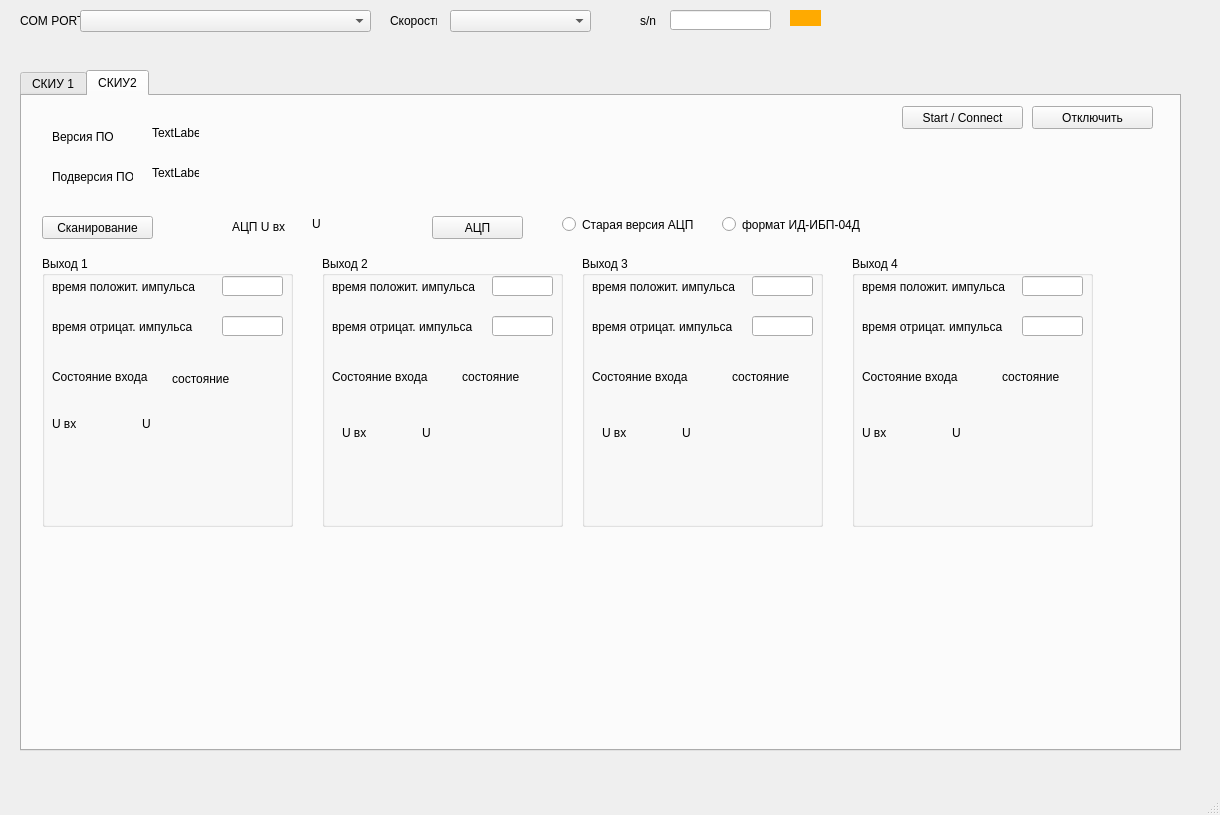
<?xml version="1.0" encoding="UTF-8"?>
<ui version="4.0">
 <class>MainWindow</class>
 <widget class="QMainWindow" name="MainWindow">
  <property name="geometry">
   <rect>
    <x>0</x>
    <y>0</y>
    <width>1220</width>
    <height>815</height>
   </rect>
  </property>
  <property name="windowTitle">
   <string>MainWindow</string>
  </property>
  <widget class="QWidget" name="centralwidget">
   <widget class="QTabWidget" name="tabWidget">
    <property name="geometry">
     <rect>
      <x>20</x>
      <y>70</y>
      <width>1161</width>
      <height>681</height>
     </rect>
    </property>
    <property name="currentIndex">
     <number>1</number>
    </property>
    <widget class="QWidget" name="skiu1">
     <attribute name="title">
      <string>СКИУ 1</string>
     </attribute>
     <widget class="QPushButton" name="connect_btn">
      <property name="geometry">
       <rect>
        <x>10</x>
        <y>140</y>
        <width>121</width>
        <height>23</height>
       </rect>
      </property>
      <property name="text">
       <string>Start / Connect</string>
      </property>
     </widget>
     <widget class="QPushButton" name="close_btn">
      <property name="geometry">
       <rect>
        <x>10</x>
        <y>180</y>
        <width>121</width>
        <height>23</height>
       </rect>
      </property>
      <property name="text">
       <string>Отключится</string>
      </property>
     </widget>
     <widget class="QPushButton" name="send_btn">
      <property name="geometry">
       <rect>
        <x>630</x>
        <y>160</y>
        <width>121</width>
        <height>23</height>
       </rect>
      </property>
      <property name="text">
       <string>Отправить</string>
      </property>
     </widget>
     <widget class="QPushButton" name="btn1">
      <property name="geometry">
       <rect>
        <x>20</x>
        <y>250</y>
        <width>75</width>
        <height>23</height>
       </rect>
      </property>
      <property name="text">
       <string>1</string>
      </property>
     </widget>
     <widget class="QPushButton" name="btn2">
      <property name="geometry">
       <rect>
        <x>20</x>
        <y>290</y>
        <width>75</width>
        <height>23</height>
       </rect>
      </property>
      <property name="text">
       <string>2</string>
      </property>
     </widget>
     <widget class="QPushButton" name="btn3">
      <property name="geometry">
       <rect>
        <x>20</x>
        <y>330</y>
        <width>75</width>
        <height>23</height>
       </rect>
      </property>
      <property name="text">
       <string>3</string>
      </property>
     </widget>
     <widget class="QPushButton" name="btn4">
      <property name="geometry">
       <rect>
        <x>20</x>
        <y>370</y>
        <width>75</width>
        <height>23</height>
       </rect>
      </property>
      <property name="text">
       <string>4</string>
      </property>
     </widget>
     <widget class="QLineEdit" name="lineEdit_2">
      <property name="geometry">
       <rect>
        <x>640</x>
        <y>30</y>
        <width>113</width>
        <height>20</height>
       </rect>
      </property>
     </widget>
     <widget class="QLabel" name="label_2">
      <property name="geometry">
       <rect>
        <x>560</x>
        <y>30</y>
        <width>47</width>
        <height>21</height>
       </rect>
      </property>
      <property name="text">
       <string>TextLabel</string>
      </property>
     </widget>
     <widget class="QListWidget" name="out_list">
      <property name="geometry">
       <rect>
        <x>360</x>
        <y>210</y>
        <width>391</width>
        <height>331</height>
       </rect>
      </property>
     </widget>
     <widget class="QLineEdit" name="r1_deley_lineEdit">
      <property name="geometry">
       <rect>
        <x>120</x>
        <y>250</y>
        <width>51</width>
        <height>20</height>
       </rect>
      </property>
     </widget>
     <widget class="QLineEdit" name="r1_time_lineEdit">
      <property name="geometry">
       <rect>
        <x>220</x>
        <y>250</y>
        <width>51</width>
        <height>20</height>
       </rect>
      </property>
     </widget>
     <widget class="QLabel" name="label_3">
      <property name="geometry">
       <rect>
        <x>230</x>
        <y>230</y>
        <width>47</width>
        <height>13</height>
       </rect>
      </property>
      <property name="text">
       <string>Вр. ср.</string>
      </property>
     </widget>
     <widget class="QLabel" name="label_4">
      <property name="geometry">
       <rect>
        <x>130</x>
        <y>230</y>
        <width>41</width>
        <height>16</height>
       </rect>
      </property>
      <property name="text">
       <string>Зад.</string>
      </property>
     </widget>
     <widget class="QLineEdit" name="input_lineEdit">
      <property name="geometry">
       <rect>
        <x>360</x>
        <y>130</y>
        <width>391</width>
        <height>20</height>
       </rect>
      </property>
     </widget>
    </widget>
    <widget class="QWidget" name="skiu2">
     <attribute name="title">
      <string>СКИУ2</string>
     </attribute>
     <widget class="QLabel" name="label_7">
      <property name="geometry">
       <rect>
        <x>30</x>
        <y>30</y>
        <width>81</width>
        <height>21</height>
       </rect>
      </property>
      <property name="text">
       <string>Версия ПО</string>
      </property>
     </widget>
     <widget class="QLabel" name="label_8">
      <property name="geometry">
       <rect>
        <x>30</x>
        <y>70</y>
        <width>81</width>
        <height>21</height>
       </rect>
      </property>
      <property name="text">
       <string>Подверсия ПО</string>
      </property>
     </widget>
     <widget class="QLabel" name="version_ckiu2_lbl">
      <property name="geometry">
       <rect>
        <x>130</x>
        <y>30</y>
        <width>47</width>
        <height>13</height>
       </rect>
      </property>
      <property name="text">
       <string>TextLabel</string>
      </property>
     </widget>
     <widget class="QLabel" name="sub_version_ckiu2_lbl">
      <property name="geometry">
       <rect>
        <x>130</x>
        <y>70</y>
        <width>47</width>
        <height>13</height>
       </rect>
      </property>
      <property name="text">
       <string>TextLabel</string>
      </property>
     </widget>
     <widget class="QRadioButton" name="version_acp_radioButton">
      <property name="geometry">
       <rect>
        <x>540</x>
        <y>120</y>
        <width>131</width>
        <height>17</height>
       </rect>
      </property>
      <property name="text">
       <string>Старая версия АЦП</string>
      </property>
     </widget>
     <widget class="QRadioButton" name="version_ibp_radioButton">
      <property name="geometry">
       <rect>
        <x>700</x>
        <y>120</y>
        <width>141</width>
        <height>17</height>
       </rect>
      </property>
      <property name="text">
       <string>формат ИД-ИБП-04Д</string>
      </property>
     </widget>
     <widget class="QPushButton" name="connect_ckiu_2_btn">
      <property name="geometry">
       <rect>
        <x>880</x>
        <y>10</y>
        <width>121</width>
        <height>23</height>
       </rect>
      </property>
      <property name="text">
       <string>Start / Connect</string>
      </property>
     </widget>
     <widget class="QPushButton" name="close_ckiu_2_btn">
      <property name="geometry">
       <rect>
        <x>1010</x>
        <y>10</y>
        <width>121</width>
        <height>23</height>
       </rect>
      </property>
      <property name="text">
       <string>Отключить</string>
      </property>
     </widget>
     <widget class="QGroupBox" name="groupBox">
      <property name="geometry">
       <rect>
        <x>20</x>
        <y>160</y>
        <width>251</width>
        <height>271</height>
       </rect>
      </property>
      <property name="title">
       <string>Выход 1</string>
      </property>
      <widget class="QLabel" name="label_11">
       <property name="geometry">
        <rect>
         <x>10</x>
         <y>20</y>
         <width>151</width>
         <height>21</height>
        </rect>
       </property>
       <property name="text">
        <string>время положит. импульса</string>
       </property>
      </widget>
      <widget class="QLabel" name="label_15">
       <property name="geometry">
        <rect>
         <x>10</x>
         <y>60</y>
         <width>141</width>
         <height>21</height>
        </rect>
       </property>
       <property name="text">
        <string>время отрицат. импульса</string>
       </property>
      </widget>
      <widget class="QLabel" name="label_20">
       <property name="geometry">
        <rect>
         <x>10</x>
         <y>110</y>
         <width>101</width>
         <height>21</height>
        </rect>
       </property>
       <property name="text">
        <string>Состояние входа</string>
       </property>
      </widget>
      <widget class="QLabel" name="label_24">
       <property name="geometry">
        <rect>
         <x>130</x>
         <y>112</y>
         <width>61</width>
         <height>21</height>
        </rect>
       </property>
       <property name="text">
        <string>состояние</string>
       </property>
      </widget>
      <widget class="QLabel" name="label_29">
       <property name="geometry">
        <rect>
         <x>10</x>
         <y>160</y>
         <width>41</width>
         <height>16</height>
        </rect>
       </property>
       <property name="text">
        <string>U вх</string>
       </property>
      </widget>
      <widget class="QLabel" name="u_in_1_lbl">
       <property name="geometry">
        <rect>
         <x>100</x>
         <y>160</y>
         <width>47</width>
         <height>16</height>
        </rect>
       </property>
       <property name="text">
        <string>U</string>
       </property>
      </widget>
      <widget class="QLineEdit" name="in1_t_pos_imp_lineEdit">
       <property name="geometry">
        <rect>
         <x>180</x>
         <y>20</y>
         <width>61</width>
         <height>20</height>
        </rect>
       </property>
      </widget>
      <widget class="QLineEdit" name="in1_t_neg_imp_lineEdit">
       <property name="geometry">
        <rect>
         <x>180</x>
         <y>60</y>
         <width>61</width>
         <height>20</height>
        </rect>
       </property>
      </widget>
     </widget>
     <widget class="QGroupBox" name="groupBox_2">
      <property name="geometry">
       <rect>
        <x>300</x>
        <y>160</y>
        <width>241</width>
        <height>271</height>
       </rect>
      </property>
      <property name="title">
       <string>Выход 2</string>
      </property>
      <widget class="QLabel" name="label_12">
       <property name="geometry">
        <rect>
         <x>10</x>
         <y>20</y>
         <width>151</width>
         <height>21</height>
        </rect>
       </property>
       <property name="text">
        <string>время положит. импульса</string>
       </property>
      </widget>
      <widget class="QLabel" name="label_16">
       <property name="geometry">
        <rect>
         <x>10</x>
         <y>60</y>
         <width>141</width>
         <height>21</height>
        </rect>
       </property>
       <property name="text">
        <string>время отрицат. импульса</string>
       </property>
      </widget>
      <widget class="QLabel" name="label_21">
       <property name="geometry">
        <rect>
         <x>10</x>
         <y>110</y>
         <width>101</width>
         <height>21</height>
        </rect>
       </property>
       <property name="text">
        <string>Состояние входа</string>
       </property>
      </widget>
      <widget class="QLabel" name="label_25">
       <property name="geometry">
        <rect>
         <x>140</x>
         <y>110</y>
         <width>61</width>
         <height>21</height>
        </rect>
       </property>
       <property name="text">
        <string>состояние</string>
       </property>
      </widget>
      <widget class="QLabel" name="label_31">
       <property name="geometry">
        <rect>
         <x>20</x>
         <y>170</y>
         <width>47</width>
         <height>13</height>
        </rect>
       </property>
       <property name="text">
        <string>U вх</string>
       </property>
      </widget>
      <widget class="QLabel" name="u_in_2_lbl">
       <property name="geometry">
        <rect>
         <x>100</x>
         <y>170</y>
         <width>47</width>
         <height>13</height>
        </rect>
       </property>
       <property name="text">
        <string>U</string>
       </property>
      </widget>
      <widget class="QLineEdit" name="in2_t_pos_imp_lineEdit">
       <property name="geometry">
        <rect>
         <x>170</x>
         <y>20</y>
         <width>61</width>
         <height>20</height>
        </rect>
       </property>
      </widget>
      <widget class="QLineEdit" name="in2_t_neg_imp_lineEdit">
       <property name="geometry">
        <rect>
         <x>170</x>
         <y>60</y>
         <width>61</width>
         <height>20</height>
        </rect>
       </property>
      </widget>
     </widget>
     <widget class="QGroupBox" name="groupBox_3">
      <property name="geometry">
       <rect>
        <x>560</x>
        <y>160</y>
        <width>241</width>
        <height>271</height>
       </rect>
      </property>
      <property name="title">
       <string>Выход 3</string>
      </property>
      <widget class="QLabel" name="label_13">
       <property name="geometry">
        <rect>
         <x>10</x>
         <y>20</y>
         <width>151</width>
         <height>21</height>
        </rect>
       </property>
       <property name="text">
        <string>время положит. импульса</string>
       </property>
      </widget>
      <widget class="QLabel" name="label_17">
       <property name="geometry">
        <rect>
         <x>10</x>
         <y>60</y>
         <width>141</width>
         <height>21</height>
        </rect>
       </property>
       <property name="text">
        <string>время отрицат. импульса</string>
       </property>
      </widget>
      <widget class="QLabel" name="label_22">
       <property name="geometry">
        <rect>
         <x>10</x>
         <y>110</y>
         <width>101</width>
         <height>21</height>
        </rect>
       </property>
       <property name="text">
        <string>Состояние входа</string>
       </property>
      </widget>
      <widget class="QLabel" name="label_26">
       <property name="geometry">
        <rect>
         <x>150</x>
         <y>110</y>
         <width>61</width>
         <height>21</height>
        </rect>
       </property>
       <property name="text">
        <string>состояние</string>
       </property>
      </widget>
      <widget class="QLabel" name="label_32">
       <property name="geometry">
        <rect>
         <x>20</x>
         <y>170</y>
         <width>47</width>
         <height>13</height>
        </rect>
       </property>
       <property name="text">
        <string>U вх</string>
       </property>
      </widget>
      <widget class="QLabel" name="u_in_3_lbl">
       <property name="geometry">
        <rect>
         <x>100</x>
         <y>170</y>
         <width>47</width>
         <height>13</height>
        </rect>
       </property>
       <property name="text">
        <string>U</string>
       </property>
      </widget>
      <widget class="QLineEdit" name="in3_t_pos_imp_lineEdit">
       <property name="geometry">
        <rect>
         <x>170</x>
         <y>20</y>
         <width>61</width>
         <height>20</height>
        </rect>
       </property>
      </widget>
      <widget class="QLineEdit" name="in3_t_neg_imp_lineEdit">
       <property name="geometry">
        <rect>
         <x>170</x>
         <y>60</y>
         <width>61</width>
         <height>20</height>
        </rect>
       </property>
      </widget>
     </widget>
     <widget class="QGroupBox" name="groupBox_4">
      <property name="geometry">
       <rect>
        <x>830</x>
        <y>160</y>
        <width>241</width>
        <height>271</height>
       </rect>
      </property>
      <property name="title">
       <string>Выход 4</string>
      </property>
      <widget class="QLabel" name="label_14">
       <property name="geometry">
        <rect>
         <x>10</x>
         <y>20</y>
         <width>151</width>
         <height>21</height>
        </rect>
       </property>
       <property name="text">
        <string>время положит. импульса</string>
       </property>
      </widget>
      <widget class="QLabel" name="label_18">
       <property name="geometry">
        <rect>
         <x>10</x>
         <y>60</y>
         <width>141</width>
         <height>21</height>
        </rect>
       </property>
       <property name="text">
        <string>время отрицат. импульса</string>
       </property>
      </widget>
      <widget class="QLabel" name="label_23">
       <property name="geometry">
        <rect>
         <x>10</x>
         <y>110</y>
         <width>101</width>
         <height>21</height>
        </rect>
       </property>
       <property name="text">
        <string>Состояние входа</string>
       </property>
      </widget>
      <widget class="QLabel" name="label_27">
       <property name="geometry">
        <rect>
         <x>150</x>
         <y>110</y>
         <width>61</width>
         <height>21</height>
        </rect>
       </property>
       <property name="text">
        <string>состояние</string>
       </property>
      </widget>
      <widget class="QLabel" name="label_33">
       <property name="geometry">
        <rect>
         <x>10</x>
         <y>170</y>
         <width>47</width>
         <height>13</height>
        </rect>
       </property>
       <property name="text">
        <string>U вх</string>
       </property>
      </widget>
      <widget class="QLabel" name="u_in_4_lbl">
       <property name="geometry">
        <rect>
         <x>100</x>
         <y>170</y>
         <width>47</width>
         <height>13</height>
        </rect>
       </property>
       <property name="text">
        <string>U</string>
       </property>
      </widget>
      <widget class="QLineEdit" name="in4_t_pos_imp_lineEdit">
       <property name="geometry">
        <rect>
         <x>170</x>
         <y>20</y>
         <width>61</width>
         <height>20</height>
        </rect>
       </property>
      </widget>
      <widget class="QLineEdit" name="in4_t_neg_imp_lineEdit">
       <property name="geometry">
        <rect>
         <x>170</x>
         <y>60</y>
         <width>61</width>
         <height>20</height>
        </rect>
       </property>
      </widget>
     </widget>
     <widget class="QLabel" name="label_19">
      <property name="geometry">
       <rect>
        <x>210</x>
        <y>120</y>
        <width>61</width>
        <height>21</height>
       </rect>
      </property>
      <property name="text">
       <string>АЦП U вх</string>
      </property>
     </widget>
     <widget class="QPushButton" name="pushButton">
      <property name="geometry">
       <rect>
        <x>20</x>
        <y>120</y>
        <width>111</width>
        <height>23</height>
       </rect>
      </property>
      <property name="text">
       <string>Сканирование</string>
      </property>
     </widget>
     <widget class="QLabel" name="u_in_acp_lbl">
      <property name="geometry">
       <rect>
        <x>290</x>
        <y>120</y>
        <width>47</width>
        <height>16</height>
       </rect>
      </property>
      <property name="text">
       <string>U</string>
      </property>
     </widget>
     <widget class="QPushButton" name="acp_sciu2_btn">
      <property name="geometry">
       <rect>
        <x>410</x>
        <y>120</y>
        <width>91</width>
        <height>23</height>
       </rect>
      </property>
      <property name="text">
       <string>АЦП</string>
      </property>
     </widget>
    </widget>
   </widget>
   <widget class="QLabel" name="label_5">
    <property name="geometry">
     <rect>
      <x>20</x>
      <y>10</y>
      <width>71</width>
      <height>21</height>
     </rect>
    </property>
    <property name="text">
     <string>COM PORT</string>
    </property>
   </widget>
   <widget class="QComboBox" name="port_comboBox">
    <property name="geometry">
     <rect>
      <x>80</x>
      <y>10</y>
      <width>291</width>
      <height>22</height>
     </rect>
    </property>
   </widget>
   <widget class="QLabel" name="label_6">
    <property name="geometry">
     <rect>
      <x>390</x>
      <y>10</y>
      <width>47</width>
      <height>21</height>
     </rect>
    </property>
    <property name="text">
     <string>Скорость</string>
    </property>
   </widget>
   <widget class="QComboBox" name="speed_comboBox">
    <property name="geometry">
     <rect>
      <x>450</x>
      <y>10</y>
      <width>141</width>
      <height>22</height>
     </rect>
    </property>
   </widget>
   <widget class="QLabel" name="label">
    <property name="geometry">
     <rect>
      <x>640</x>
      <y>10</y>
      <width>31</width>
      <height>21</height>
     </rect>
    </property>
    <property name="text">
     <string>s/n</string>
    </property>
   </widget>
   <widget class="QLineEdit" name="sn_lineEdit">
    <property name="geometry">
     <rect>
      <x>670</x>
      <y>10</y>
      <width>101</width>
      <height>20</height>
     </rect>
    </property>
   </widget>
   <widget class="QLabel" name="state_lbl">
    <property name="geometry">
     <rect>
      <x>790</x>
      <y>10</y>
      <width>31</width>
      <height>16</height>
     </rect>
    </property>
    <property name="styleSheet">
     <string notr="true">QLabel {
	background-color: rgb(255, 170, 0);
}</string>
    </property>
    <property name="text">
     <string/>
    </property>
   </widget>
  </widget>
  <widget class="QMenuBar" name="menubar">
   <property name="geometry">
    <rect>
     <x>0</x>
     <y>0</y>
     <width>1220</width>
     <height>22</height>
    </rect>
   </property>
  </widget>
  <widget class="QStatusBar" name="statusbar"/>
 </widget>
 <resources/>
 <connections/>
</ui>
